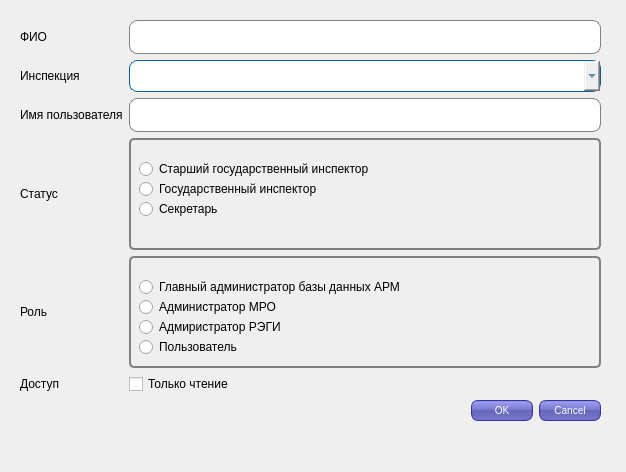
<?xml version="1.0" encoding="UTF-8"?>
<ui version="4.0">
 <class>userEditFrm</class>
 <widget class="QDialog" name="userEditFrm">
  <property name="geometry">
   <rect>
    <x>0</x>
    <y>0</y>
    <width>626</width>
    <height>472</height>
   </rect>
  </property>
  <property name="windowTitle">
   <string>Редактирование пользователя</string>
  </property>
  <property name="styleSheet">
   <string notr="true">QPushButton {
color: white;
background-color: QLinearGradient( x1: 0, y1: 0, x2: 0, y2: 1, stop: 0 #88d, stop: 0.1 #99e, stop: 0.49 #77c, stop: 0.5 #66b, stop: 1 #77c);
border-width: 1px;
border-color: #339;
border-style: solid;
border-radius: 7;
padding: 3px;
font-size: 10px;
padding-left: 5px;
padding-right: 5px;
min-width: 50px;
max-width: 50px;
min-height: 13px;
max-height: 13px;
}
QPushButton:pressed {
    background-color: #4169E1;     
}
QLineEdit {
padding: 1px;
border-style: solid;
border: 1px solid gray;
border-radius: 8px;
 min-height: 30px;
}
QGroupBox {
    background-color: qlineargradient(x1: 0, y1: 0, x2: 0, y2: 1,
                                      stop: 0 #E0E0E0, stop: 1 #FFFFFF);
    border: 2px solid gray;
    border-radius: 5px;
    margin-top: 1ex; /* leave space at the top for the title */
}

QGroupBox::title {
    subcontrol-origin: margin;
    subcontrol-position: top center; /* position at the top center */
    padding: 0 3px;
    background-color: qlineargradient(x1: 0, y1: 0, x2: 0, y2: 1,
                                      stop: 0 #FFOECE, stop: 1 #FFFFFF);
}
</string>
  </property>
  <widget class="QWidget" name="layoutWidget">
   <property name="geometry">
    <rect>
     <x>20</x>
     <y>20</y>
     <width>581</width>
     <height>401</height>
    </rect>
   </property>
   <layout class="QGridLayout" name="gridLayout">
    <item row="2" column="0">
     <widget class="QLabel" name="labelName">
      <property name="text">
       <string>Имя пользователя</string>
      </property>
     </widget>
    </item>
    <item row="2" column="1">
     <widget class="QLineEdit" name="lineEditName"/>
    </item>
    <item row="1" column="0">
     <widget class="QLabel" name="labelInspection">
      <property name="text">
       <string>Инспекция</string>
      </property>
     </widget>
    </item>
    <item row="4" column="1">
     <widget class="QGroupBox" name="groupBoxRole">
      <property name="title">
       <string/>
      </property>
      <widget class="QRadioButton" name="radioButton_4">
       <property name="geometry">
        <rect>
         <x>10</x>
         <y>20</y>
         <width>341</width>
         <height>22</height>
        </rect>
       </property>
       <property name="text">
        <string>Главный администратор базы данных АРМ</string>
       </property>
      </widget>
      <widget class="QRadioButton" name="radioButton_5">
       <property name="geometry">
        <rect>
         <x>10</x>
         <y>40</y>
         <width>311</width>
         <height>22</height>
        </rect>
       </property>
       <property name="text">
        <string>Администратор МРО</string>
       </property>
      </widget>
      <widget class="QRadioButton" name="radioButton_6">
       <property name="geometry">
        <rect>
         <x>10</x>
         <y>60</y>
         <width>191</width>
         <height>22</height>
        </rect>
       </property>
       <property name="text">
        <string>Адмиристратор РЭГИ</string>
       </property>
      </widget>
      <widget class="QRadioButton" name="radioButton_7">
       <property name="geometry">
        <rect>
         <x>10</x>
         <y>80</y>
         <width>161</width>
         <height>22</height>
        </rect>
       </property>
       <property name="text">
        <string>Пользователь</string>
       </property>
      </widget>
     </widget>
    </item>
    <item row="5" column="0">
     <widget class="QLabel" name="labelAccess">
      <property name="text">
       <string>Доступ</string>
      </property>
     </widget>
    </item>
    <item row="0" column="1">
     <widget class="QLineEdit" name="lineEditFio"/>
    </item>
    <item row="1" column="1">
     <widget class="QComboBox" name="comboBoxInspection">
      <property name="styleSheet">
       <string notr="true">QComboBox {
   background: qlineargradient(
   x1:0, y1:0, x2:0, y2:1,
   stop:0 #f9f9f9,
   stop: 0.5 #c6c6c6,
   stop: 0.6 #dfdfdf,
   stop:1 #f9f9f9 );
   border-style: solid;
   border-width: 1px;
   border-color: rgb(0, 93, 168);
   border-radius: 8px;
   color: rgb(0, 93, 168);
   min-width: 170px;
   min-height: 30px;
   padding-left: 15px;
}
QComboBox:on {
   border-radius: 30px;
   background:transparent;
}
QComboBox::drop-down {
   image: url(:/bwt/downarrow.png);
   subcontrol-position: center right;
   margin-right: 10px;
}
QComboBox QAbstractItemView::item {
   padding: 10px 10px 10px 10px;
}
QComboBox QAbstractItemView {
   color: rgb(0, 93, 168);
   background: transparent;
}
QComboBox QListView::item {
   background: qradialgradient(
   cx: 0.5, cy: -1.6, fx: 0.5, fy: 0,
   radius: 2,
   stop: 0 #C4C4C4,
   stop: 1 #DBDBDB );
   border-style: solid;
   border-width: 1px;
   border-color: rgb(0, 93, 168);
   border-radius: 20px;
}</string>
      </property>
     </widget>
    </item>
    <item row="3" column="1">
     <widget class="QGroupBox" name="groupBoxStatus">
      <property name="title">
       <string/>
      </property>
      <widget class="QRadioButton" name="radioButton_1">
       <property name="geometry">
        <rect>
         <x>10</x>
         <y>20</y>
         <width>341</width>
         <height>22</height>
        </rect>
       </property>
       <property name="text">
        <string>Старший государственный инспектор</string>
       </property>
      </widget>
      <widget class="QRadioButton" name="radioButton_2">
       <property name="geometry">
        <rect>
         <x>10</x>
         <y>40</y>
         <width>311</width>
         <height>22</height>
        </rect>
       </property>
       <property name="text">
        <string>Государственный инспектор</string>
       </property>
      </widget>
      <widget class="QRadioButton" name="radioButton_3">
       <property name="geometry">
        <rect>
         <x>10</x>
         <y>60</y>
         <width>100</width>
         <height>22</height>
        </rect>
       </property>
       <property name="text">
        <string>Секретарь</string>
       </property>
      </widget>
     </widget>
    </item>
    <item row="5" column="1">
     <widget class="QCheckBox" name="checkBox">
      <property name="text">
       <string>Только чтение</string>
      </property>
     </widget>
    </item>
    <item row="3" column="0">
     <widget class="QLabel" name="labelStatus">
      <property name="text">
       <string>Статус</string>
      </property>
     </widget>
    </item>
    <item row="6" column="1">
     <widget class="QDialogButtonBox" name="buttonBox">
      <property name="orientation">
       <enum>Qt::Horizontal</enum>
      </property>
      <property name="standardButtons">
       <set>QDialogButtonBox::Cancel|QDialogButtonBox::Ok</set>
      </property>
     </widget>
    </item>
    <item row="4" column="0">
     <widget class="QLabel" name="labelRole">
      <property name="text">
       <string>Роль</string>
      </property>
     </widget>
    </item>
    <item row="0" column="0">
     <widget class="QLabel" name="labelFio">
      <property name="text">
       <string>ФИО</string>
      </property>
     </widget>
    </item>
   </layout>
  </widget>
 </widget>
 <resources/>
 <connections>
  <connection>
   <sender>buttonBox</sender>
   <signal>accepted()</signal>
   <receiver>userEditFrm</receiver>
   <slot>accept()</slot>
   <hints>
    <hint type="sourcelabel">
     <x>248</x>
     <y>254</y>
    </hint>
    <hint type="destinationlabel">
     <x>157</x>
     <y>274</y>
    </hint>
   </hints>
  </connection>
  <connection>
   <sender>buttonBox</sender>
   <signal>rejected()</signal>
   <receiver>userEditFrm</receiver>
   <slot>reject()</slot>
   <hints>
    <hint type="sourcelabel">
     <x>316</x>
     <y>260</y>
    </hint>
    <hint type="destinationlabel">
     <x>286</x>
     <y>274</y>
    </hint>
   </hints>
  </connection>
 </connections>
</ui>
